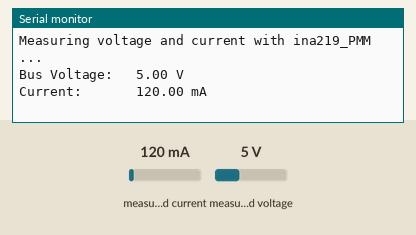
This sketch was run on a simulated Arduino Uno, built for the host (arithmetic inside an expression is 32-bit, double 64-bit). Parts: the last lines printed to the serial monitor. Inputs (shaded band) come from the test bench; at power-on: measured current 120 mA, measured voltage 5 V.

Above: at 1.2 s.
1.3 s: measured current set to 40 mA
At 2.6 s:
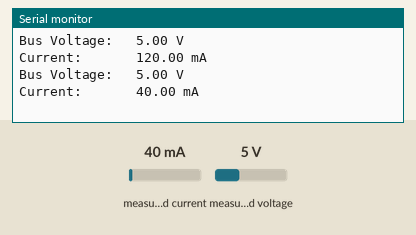
2.8 s: measured voltage set to 0.3 V
At 4.2 s:
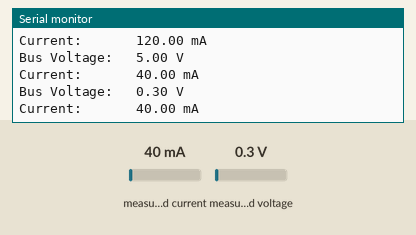
4.3 s: measured current set to 500 mA
At 7.1 s:
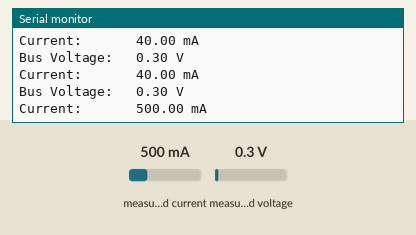
Timing chart, 0 to 8.6 s (numbered marks = the images above; inputs shaded):
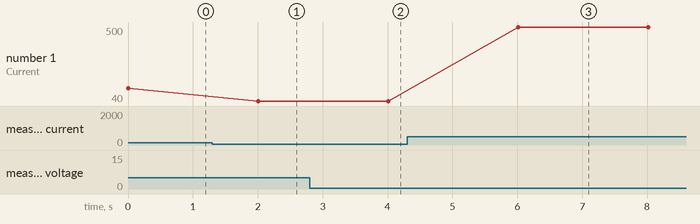

The sketch:

TestingINA219.ino
```cpp
#include <Wire.h>
#include <Adafruit_INA219.h>

TwoWire CurrentBus(18, 19);
Adafruit_INA219 ina219_CAPBANK(0x40);
Adafruit_INA219 ina219_PMM(0x41);
Adafruit_INA219 ina219_MOTORS(0x44);

void setup(){
  CurrentBus.begin();

  Serial.begin(115200);
  while (!Serial) {
      // will pause until serial console opens DO NOT INCLUDE ON FINAL CODE
      delay(1);
  }

  if (! ina219_CAPBANK.begin(&CurrentBus)) {
    Serial.println("Failed to find Cap Bank chip");
    while (1) { delay(10); }
  }

  if (! ina219_PMM.begin(&CurrentBus)) {
    Serial.println("Failed to find PMM chip");
    while (1) { delay(10); }
  }

  if (! ina219_MOTORS.begin(&CurrentBus)) {
    Serial.println("Failed to find Motor Output chip");
    while (1) { delay(10); }
  }

  //TODO: add configuration for each chip (I think we will need to write this ourselves cause the library is shit)
  // if(!ina219_MOTORS.setMaxCurrentShunt(10, 0.01)){
  //   Serial.println("Failed Calibration on Motor INA");
  //   while (1) { delay(10); }
  // }

  Serial.println("Measuring voltage and current with ina219_PMM ...");
}

void loop(){
  // float shuntvoltage = 0;
  float busvoltage = 0;
  float current_mA = 0;
  // float loadvoltage = 0;
  // float power_mW = 0;

  // shuntvoltage = ina219_PMM.getShuntVoltage_mV();
  busvoltage = ina219_CAPBANK.getBusVoltage_V();
  current_mA = ina219_CAPBANK.getCurrent_mA();
  // power_mW = ina219_PMM.getPower_mW();
  // loadvoltage = busvoltage + (shuntvoltage / 1000);

  Serial.print("Bus Voltage:   "); Serial.print(busvoltage); Serial.println(" V");
  // Serial.print("Shunt Voltage: "); Serial.print(shuntvoltage); Serial.println(" mV");
  // Serial.print("Load Voltage:  "); Serial.print(loadvoltage); Serial.println(" V");
  Serial.print("Current:       "); Serial.print(current_mA); Serial.println(" mA");
  // Serial.print("Power:         "); Serial.print(power_mW); Serial.println(" mW");

  delay(2000);
}
```

Measured:
- after the input at 1.3 s, the serial monitor: prints a new line after 0.71 s (image 1)
- after the input at 2.8 s, the serial monitor: prints a new line after 1.2 s (image 2)
- after the input at 4.3 s, the serial monitor: prints a new line after 1.7 s (image 3)
- plotted number 1: 120 → 40 after the input at 1.3 s, 40 → 500 after the input at 4.3 s
